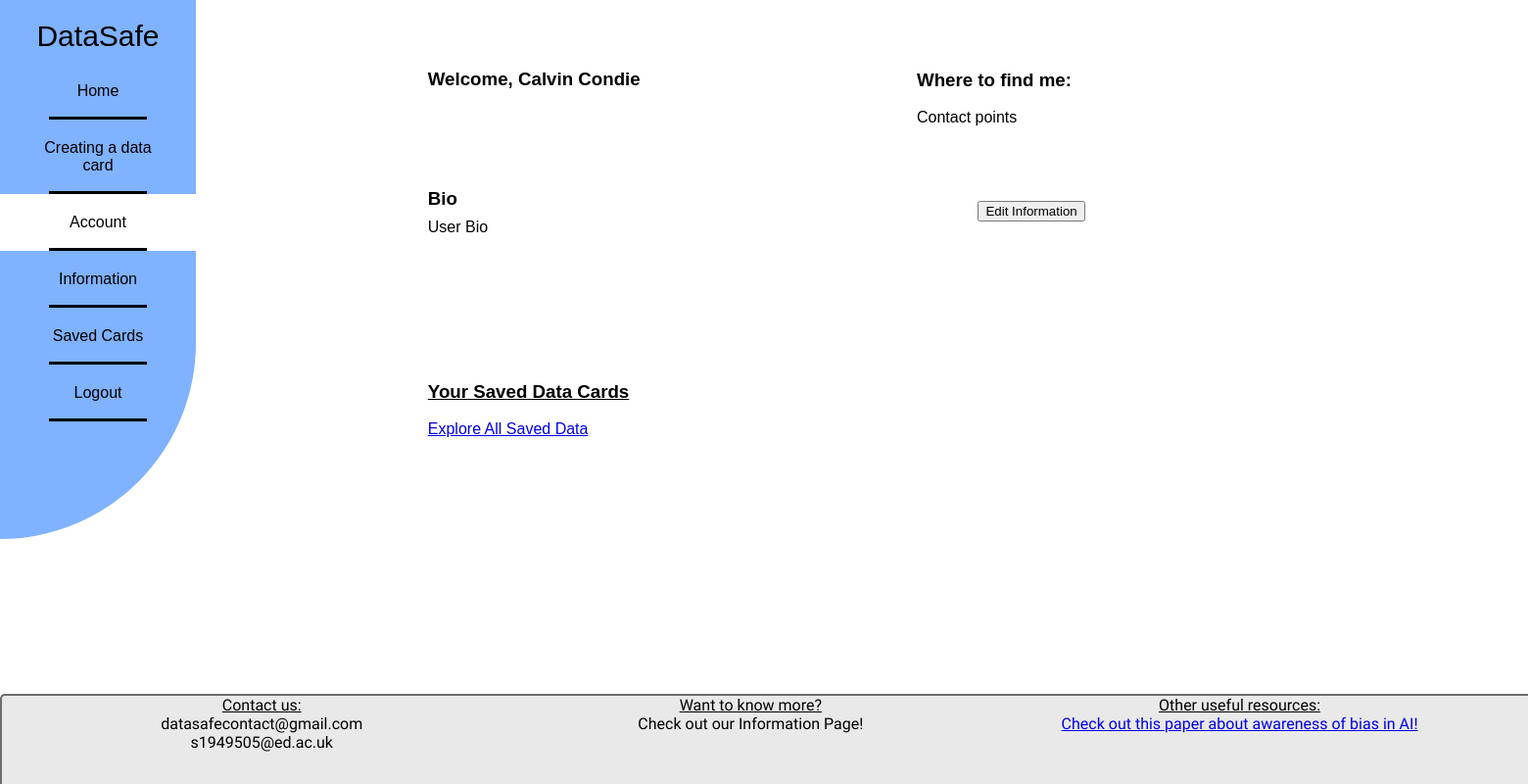
Before: /account/ (signed in) with the older database file.
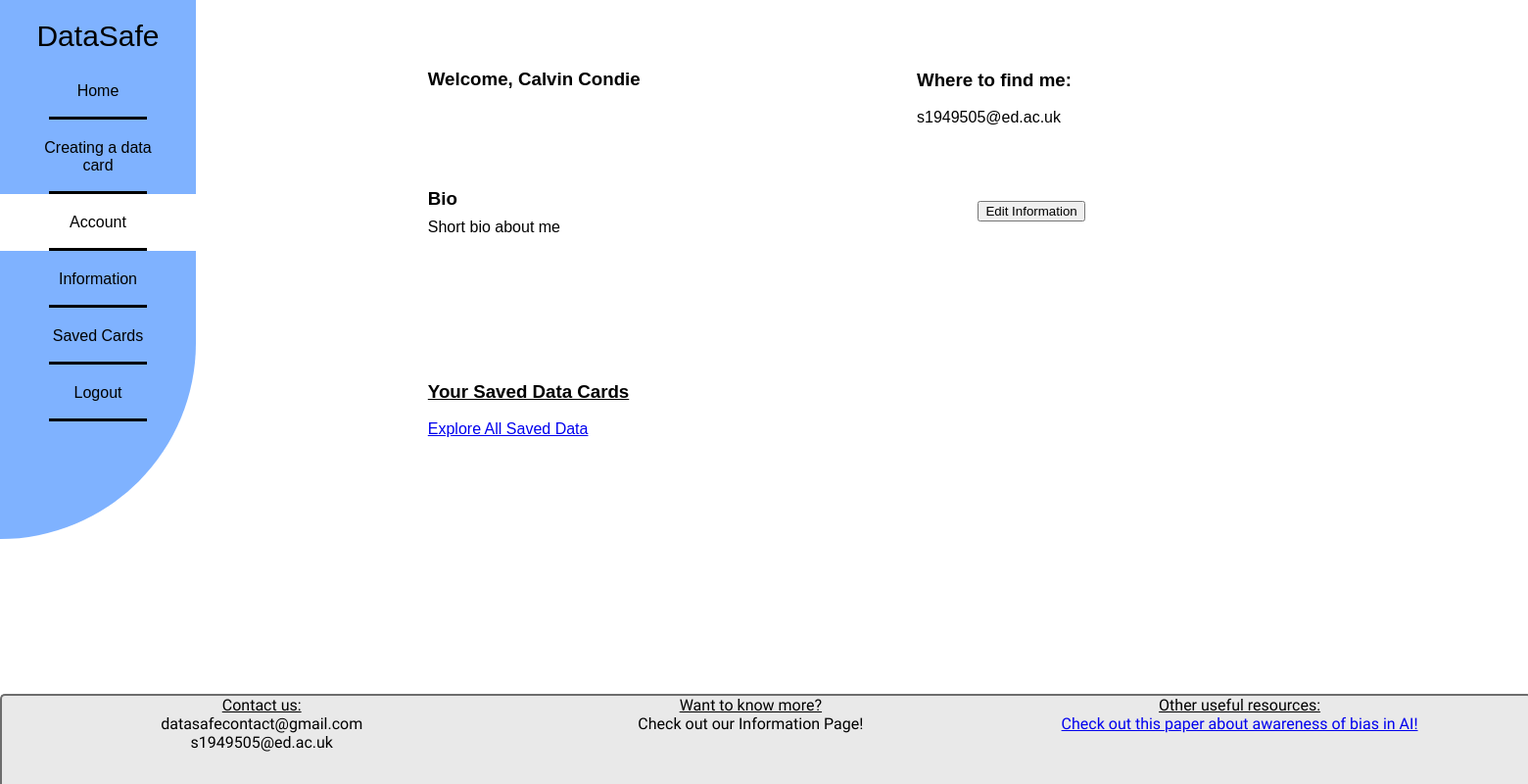
After: the same page with the newer database file.
### insights/models.py (models this page shows)
class CustomUser(AbstractUser):
    bio = models.TextField(blank = True, default = "User Bio")
    contact = models.TextField(blank = True)

### insights/main/views.py (the view)
# urls.py: path('account/', account_view, name='account'),
def account_view(request):
    if request.user.is_authenticated:
        user_bio = request.user.bio
        user_links = request.user.contact
        user_name = request.user.first_name or "User"
    else:
        user_name = "User"
        user_links = "Where to find me"
        user_bio = "About me"
    if user_bio == "" or len(user_bio) == 0 or not user_bio:
        user_bio = "User Bio"
    if user_links == "" or len(user_links) == 0 or not user_links:
        user_links = "Contact points"
    context = {
            'user_name': user_name,
            'bio': user_bio,
            'links': user_links
        }
    return render(request, 'main/account.html', context)

### insights/templates/main/account.html (shortened to what this page needs)
{% load static %}
<!DOCTYPE html>
<html>
    <head>
        <link rel="stylesheet" type="text/css" href="{% static 'style.css' %}">
    </head>
<body>
    <div class="sidenav" style="z-index: 1;">
        <li style="text-align:center; padding-top: 20px; padding-bottom: 10px; font-size:30px;">
            DataSafe
        </li>
        <li>
            <a href="{% url 'home' %}">Home</a>
        </li>
        <li>
            <a href="{% url 'intro' %}">Creating a data card</a>
        </li>
        <li>
            <a class="active" href="{% url 'account' %}">Account</a>
        </li>
        <li>
            <a href="{% url 'browse' %}">Information</a>
        </li>
        <li>
            <a href="{% url 'saved' %}">Saved Cards</a>
        </li>
        {% if request.user.is_authenticated %}
        <li>
            <a id="logoutButton" href="#">Logout</a>
        </li>
    </div>
    {% else %}
        <li>
            <a id="loginButton" href="{% url 'login' %}">Login</a>
        </li>
    </div>
    {% endif %}
    {% if request.user.is_authenticated %}
    <div class="userInfo">
            <h3 style="position: relative; top: 0px; left: 0px;">Welcome, <span id="name" >{{ user_name }}</span></h3>
        <h3 style="position: relative; left: 40%; top: -40px;">Where to find me: </h3>
        <span style="position: relative; left: 40%; top: -40px;" id="links" class="editable" placeholder="Add some contact points">{{ links }}</span>
        <h3 style="position: relative;">Bio</h3>
        <span style="position: relative; top: -10px" id="bio" contenteditable="true" class="editable" aria-placeholder="User bio">{{ bio }}</span>
        <div id="buttonsContainer" style="position: relative; top: -50px; margin-left: 45%;">
            <button id="editButton" onclick="toggleEditMode()">Edit Information</button>
        </div>
    </div>
    <div class="userCards" id="userCardsArea">
        <h3><u>Your Saved Data Cards</u></h3>
        <div id="userCards">
            <p><a href="{% url 'saved' %}">Explore All Saved Data</a></p>
        </div>
    </div>
    <div class="footer" style="font-family: 'Inria Sans'; position: fixed;">
        <a><u>Contact us:</u> <br> datasafecontact@gmail.com <br> s1949505@ed.ac.uk </a>
        <a><u>Want to know more?</u> <br> Check out our Information Page!</a>
        <a><u>Other useful resources:</u> <br> <a href="https://dl.acm.org/doi/10.1145/2090236.2090255">Check out this paper about awareness of bias in AI!</a></a>
    </div>
    {% endif %}
</body>
</html>

### insights/static/style.css (style rules this page uses)
body { font-family: Arial, Helvetica, sans-serif; margin: 0; padding: 0; overflow-x: hidden; }
.sidenav { list-style-type: none; margin: 0; padding: 0; width: 20%; min-width: 130px; max-width: 200px; background-color: #7fb2ff; position: fixed; height: 550px; top: 0px; left: 0px; overflow: auto; display: inline-block; border-radius: 0px 0px 100000px 0px; }
.sidenav a { display: block; color: #000; text-align: center; padding: 20px 30px; text-decoration: none; border-bottom: none; background:linear-gradient(black,black) bottom no-repeat; background-size: 50% 3px; }
.sidenav a.active { background-color: white; }
.footer { height: 60px; bottom: 0px; width: 100%; background-color: #e9e9e9; border: #6D6D6D outset 2px; border-bottom: none; border-radius: 5px 5px 0px 0px; margin-top: 20px; padding-bottom: 30px; }
.footer a { float: left; display: block; text-align: center; padding-left: 2%; width: 30%; }
::placeholder { color: #6D6D6D; }
.userInfo { margin-left: 28%; position: relative; margin-top: 70px; width: 80%; height: 300px; }
.editable { max-height: 400px; max-width: 30%; overflow: auto; display: inline-block; }
.userCards { position: relative; margin-left: 28%; width: 40%; height: 150px; }

Changed rows visible on the page:
changed CustomUser "Calvin Condie": contact (not shown) → "s1949505@ed.ac.uk"; bio "User Bio" → "Short bio about me"
Other visible differences:
{{ links }}: "Contact points" → (not shown)
